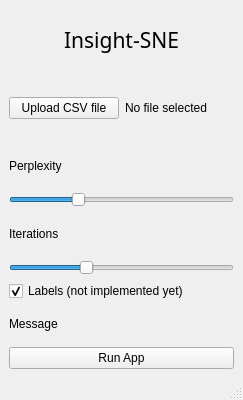
<?xml version="1.0" encoding="UTF-8"?>
<ui version="4.0">
 <class>MenuWindow</class>
 <widget class="QMainWindow" name="MenuWindow">
  <property name="geometry">
   <rect>
    <x>0</x>
    <y>0</y>
    <width>243</width>
    <height>400</height>
   </rect>
  </property>
  <property name="windowTitle">
   <string>MainWindow</string>
  </property>
  <widget class="QWidget" name="centralwidget">
   <layout class="QVBoxLayout" name="verticalLayout">
    <item>
     <widget class="QLabel" name="menuTitle">
      <property name="font">
       <font>
        <family>Ubuntu Sans</family>
        <pointsize>16</pointsize>
       </font>
      </property>
      <property name="text">
       <string>Insight-SNE</string>
      </property>
      <property name="alignment">
       <set>Qt::AlignmentFlag::AlignCenter</set>
      </property>
     </widget>
    </item>
    <item>
     <layout class="QHBoxLayout" name="horizontalLayout_5">
      <item>
       <widget class="QPushButton" name="uploadCsvButton">
        <property name="text">
         <string>Upload CSV file</string>
        </property>
       </widget>
      </item>
      <item>
       <widget class="QLabel" name="fileLabel">
        <property name="text">
         <string>No file selected</string>
        </property>
       </widget>
      </item>
     </layout>
    </item>
    <item>
     <layout class="QVBoxLayout" name="verticalLayout_2">
      <item>
       <widget class="QLabel" name="perplexityLabel">
        <property name="text">
         <string>Perplexity</string>
        </property>
       </widget>
      </item>
      <item>
       <widget class="QSlider" name="perplexitySlider">
        <property name="minimum">
         <number>1</number>
        </property>
        <property name="maximum">
         <number>100</number>
        </property>
        <property name="value">
         <number>30</number>
        </property>
        <property name="orientation">
         <enum>Qt::Orientation::Horizontal</enum>
        </property>
        <property name="tickPosition">
         <enum>QSlider::TickPosition::NoTicks</enum>
        </property>
        <property name="tickInterval">
         <number>5</number>
        </property>
       </widget>
      </item>
     </layout>
    </item>
    <item>
     <layout class="QVBoxLayout" name="verticalLayout_5">
      <item>
       <widget class="QLabel" name="iterationsLabel">
        <property name="text">
         <string>Iterations</string>
        </property>
       </widget>
      </item>
      <item>
       <widget class="QSlider" name="iterationsSlider">
        <property name="minimum">
         <number>100</number>
        </property>
        <property name="maximum">
         <number>1000</number>
        </property>
        <property name="singleStep">
         <number>100</number>
        </property>
        <property name="pageStep">
         <number>100</number>
        </property>
        <property name="value">
         <number>400</number>
        </property>
        <property name="orientation">
         <enum>Qt::Orientation::Horizontal</enum>
        </property>
        <property name="tickPosition">
         <enum>QSlider::TickPosition::NoTicks</enum>
        </property>
        <property name="tickInterval">
         <number>100</number>
        </property>
       </widget>
      </item>
     </layout>
    </item>
    <item>
     <widget class="QCheckBox" name="checkBox">
      <property name="text">
       <string>Labels (not implemented yet)</string>
      </property>
      <property name="checked">
       <bool>true</bool>
      </property>
      <property name="tristate">
       <bool>false</bool>
      </property>
     </widget>
    </item>
    <item>
     <layout class="QVBoxLayout" name="verticalLayout_4">
      <item>
       <widget class="QLabel" name="message">
        <property name="text">
         <string>Message</string>
        </property>
       </widget>
      </item>
      <item>
       <widget class="QPushButton" name="runAppButton">
        <property name="text">
         <string>Run App</string>
        </property>
       </widget>
      </item>
     </layout>
    </item>
   </layout>
  </widget>
  <widget class="QMenuBar" name="menubar">
   <property name="geometry">
    <rect>
     <x>0</x>
     <y>0</y>
     <width>243</width>
     <height>23</height>
    </rect>
   </property>
  </widget>
  <widget class="QStatusBar" name="statusbar"/>
 </widget>
 <resources/>
 <connections/>
</ui>
